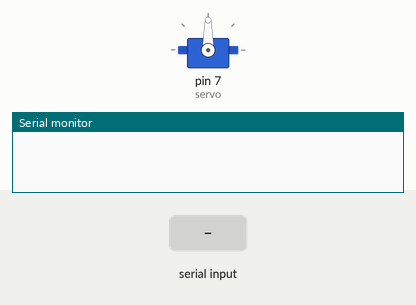
This sketch was run on a simulated Arduino Uno, built with avr-gcc and run on an emulated ATmega328P. On the bench: servo, the last lines printed to the serial monitor. Inputs (shaded band) come from the test bench.

Above: at 1.2 s.
1.3 s: "d" received over Serial
At 2.3 s:
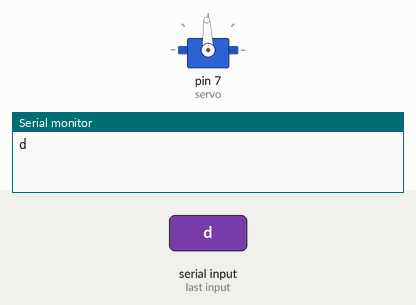
2.8 s: "i" received over Serial
At 3.5 s:
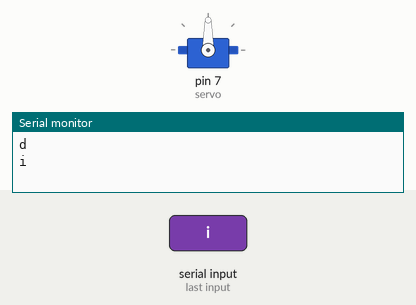
Timing chart, 0 to 5.8 s (numbered marks = the images above; inputs shaded):
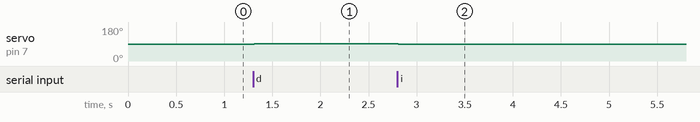

The sketch:

ServoCam.ino
```cpp
#include <Servo.h>
#include <SoftwareSerial.h>

//Declaramos el servo
Servo servo;

//Declaramos las variables

char dato; //el dato que recime/manda el puerto serial
int angulo = 90; //El angulo del servomotor

void setup() {
  Serial.begin(9600);//Velocidad de comunicacion del puerto COM#
  Serial.setTimeout(5);//Cada cuanto timepo recibe datos/manda datos (5ms)
  servo.attach(7);//Pin en el que se conecta el servo al arduino
  servo.write(angulo);// el servo siempre se inicia en el centro=90 grados
}

void loop() {
  while(Serial.available()){
    dato = Serial.read();
    delay(10);
    Serial.println(dato);
    switch(dato){
      case 'd':
      //Gira servo hacia la derecha
      angulo = angulo + 2;
      servo.write(angulo);
      break;

      case 'i':
      //Gira servo hacia la izquierda
      angulo = angulo - 2;
      servo.write(angulo);
      break;

      case 'p':
      //Parar el servo
      angulo = angulo;
      servo.write(angulo);
      break;
      }
   }
 }
```

Measured:
- after the input at 1.3 s, servo on pin 7 (servo): 90° → 92° at once
- after the input at 2.8 s, servo on pin 7 (servo): 92° → 90° at once
